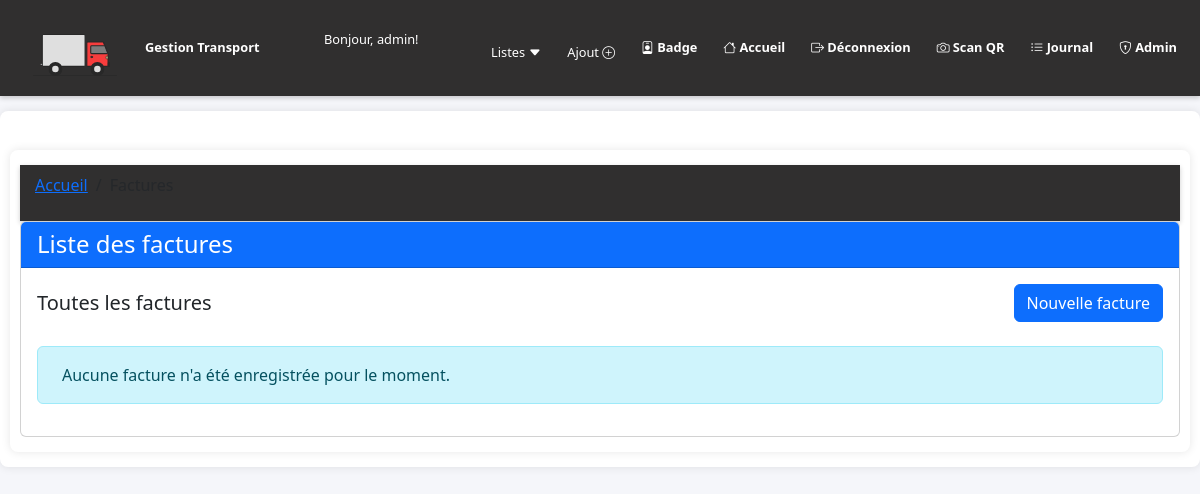
The app's page /factures/ (signed in), older data.
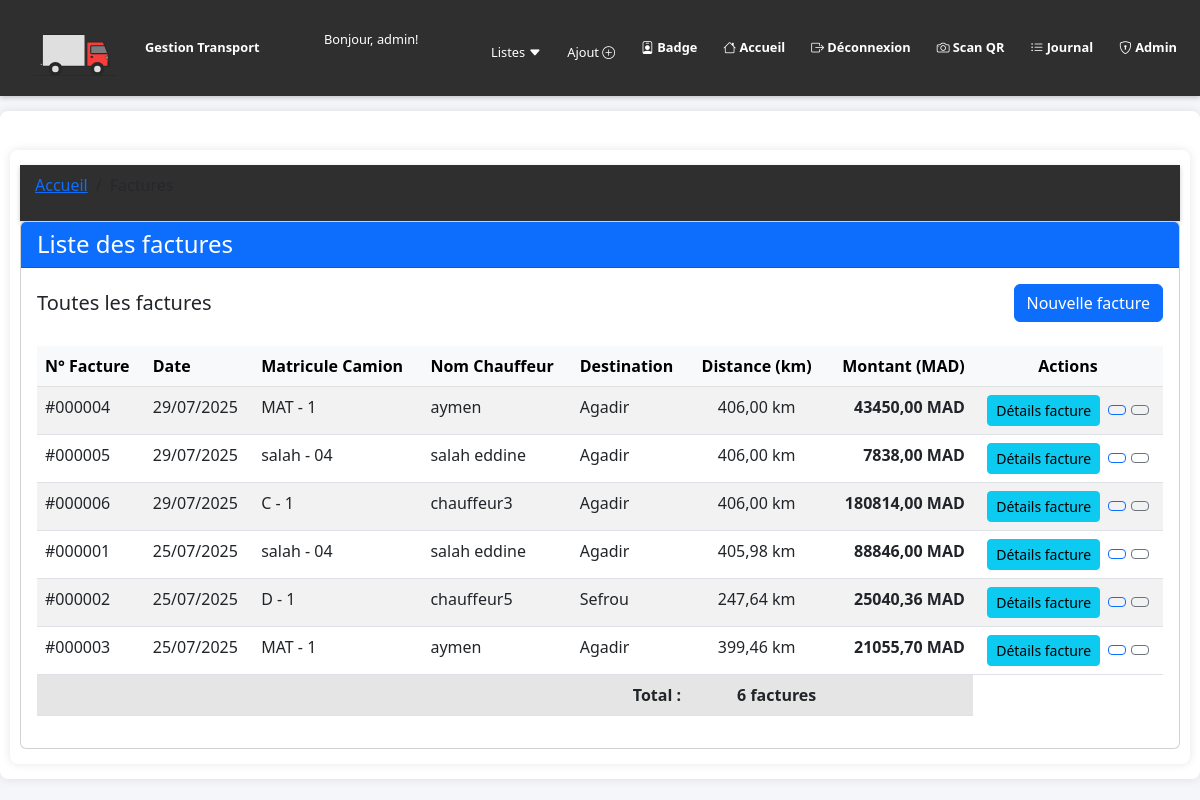
The same page, newer data.
### app/models.py (models this page shows, shortened)
class Facture(models.Model):
    id_facture = models.AutoField(primary_key=True)
    affectation = models.ForeignKey('Affectation', on_delete=models.CASCADE, related_name='factures')
    poids_marchandise = models.FloatField(validators=[MinValueValidator(0.1)], help_text="Poids en tonnes")
    destination = models.CharField(max_length=200)
    latitude_depart = models.FloatField(null=True, blank=True, help_text="Laisser vide pour utiliser la position GPS actuelle")
    longitude_depart = models.FloatField(null=True, blank=True, help_text="Laisser vide pour utiliser la position GPS actuelle")
    latitude_destination = models.FloatField(null=True, blank=True, help_text="Rempli automatiquement à partir de l'adresse de destination")
    longitude_destination = models.FloatField(null=True, blank=True, help_text="Rempli automatiquement à partir de l'adresse de destination")
    distance_km = models.FloatField(null=True, blank=True, default=0, help_text="Distance en kilomètres, calculée automatiquement")
    frais_marchandise = models.DecimalField(max_digits=10, decimal_places=2, editable=False)
    prix_par_km = models.DecimalField(max_digits=10, decimal_places=2, validators=[MinValueValidator(0)])
    prix_par_tonne = models.DecimalField(max_digits=10, decimal_places=2, validators=[MinValueValidator(0)])
    date_facture = models.DateField(auto_now_add=True)
    montant_total = models.DecimalField(max_digits=10, decimal_places=2, editable=False)
    class Meta:
        ordering = ['-date_facture']
        verbose_name = 'Facture'
        verbose_name_plural = 'Factures'

class Affectation(models.Model):
    id = models.AutoField(primary_key=True)
    chauffeur = models.ForeignKey('chauffeur', on_delete=models.CASCADE)
    camion = models.ForeignKey('camion', on_delete=models.CASCADE)
    prestataire = models.ForeignKey('prestataire', on_delete=models.CASCADE, null=True, blank=True)
    qr_code = models.ImageField(upload_to='qr_codes/', blank=True, null=True)

class camion(models.Model):
    id_camion = models.AutoField(primary_key=True)
    id_chauffeur = models.ForeignKey('chauffeur', on_delete=models.CASCADE)
    id_prestataire = models.ForeignKey('prestataire', on_delete=models.SET_NULL, null=True, blank=True)
    matricule_camion = models.CharField(max_length=20, unique=True)
    capacite = models.DecimalField(max_digits=10, decimal_places=2)

class chauffeur(models.Model):
    id_chauffeur = models.AutoField(primary_key=True)
    nom_chauffeur = models.CharField(max_length=50)
    prenom_chauffeur = models.CharField(max_length=50)
    permis_chauffeur = models.CharField(max_length=20, unique=True)
    prestataire = models.ForeignKey('prestataire', on_delete=models.CASCADE, null=True, blank=True)
    qr_code = models.ImageField(upload_to='qr_codes/', blank=True, null=True)

### app/views.py (the view)
# urls.py: path('factures/', views.liste_factures, name='facture_list'),
def liste_factures(request):
    factures = Facture.objects.select_related('affectation', 'affectation__camion', 'affectation__chauffeur').all()
    return render(request, 'facture/liste_factures.html', {
        'factures': factures,
        'title': 'Liste des factures'
    })

### app/templates/facture/liste_factures.html (shortened to what this page needs)
{% extends 'facture/base.html' %}
{% block title %}Liste des factures{% endblock %}
{% block breadcrumb %}
    <li class="breadcrumb-item active">Factures</li>
{% endblock %}
{% block facture_content %}
    <div class="d-flex justify-content-between align-items-center mb-4">
        <h5 class="mb-0">Toutes les factures</h5>
        <a href="{% url 'creer_facture' %}" class="btn btn-primary">
             Nouvelle facture
        </a>
    </div>
    {% if factures %}
        <div class="table-responsive">
            <table class="table table-striped table-hover">
                <thead class="table-light">
                    <tr>
                        <th>N° Facture</th>
                        <th>Date</th>
                        <th>Matricule Camion</th>
                        <th>Nom Chauffeur</th>
                        <th>Destination</th>
                        <th class="text-center">Distance (km)</th>
                        <th class="text-end">Montant (MAD)</th>
                        <th class="text-center">Actions</th>
                    </tr>
                </thead>
                <tbody>
                    {% for facture in factures %}
                    <tr>
                        <td>#{{ facture.id_facture|stringformat:"06d" }}</td>
                        <td>{{ facture.date_facture|date:"d/m/Y" }}</td>
                        <td>{{ facture.affectation.camion.matricule_camion }}</td>
                        <td>{{ facture.affectation.chauffeur.nom_chauffeur }}</td>
                        <td>{{ facture.destination|default:"-"|truncatechars:30 }}</td>
                        <td class="text-center">
                            {% if facture.distance_km %}
                                {{ facture.distance_km|floatformat:2 }} km
                            {% else %}
                                -
                            {% endif %}
                        </td>
                        <td class="text-end fw-bold">{{ facture.montant_total|floatformat:2 }} MAD</td>
                        <td class="text-center">
                            <a href="{% url 'facture_detail' facture.id_facture %}" class="btn btn-sm btn-info me-1" title="Détails facture">
                                 Détails facture
                            </a>
                            <a href="#" class="btn btn-sm btn-outline-primary" title="Voir">
                            </a>
                            <a href="#" class="btn btn-sm btn-outline-secondary" title="Télécharger">
                            </a>
                        </td>
                    </tr>
                    {% endfor %}
                </tbody>
                <tfoot>
                    <tr class="table-active">
                        <td colspan="5" class="text-end fw-bold">Total :</td>
                        <td class="text-end fw-bold">{{ factures|length }} facture{{ factures|length|pluralize:"s" }}</td>
                        <td></td>
                    </tr>
                </tfoot>
            </table>
        </div>
    {% else %}
        <div class="alert alert-info">
            Aucune facture n'a été enregistrée pour le moment.
        </div>
    {% endif %}
{% endblock %}

Row changes from the older to the newer data that the page shows:
added Facture: id_facture "000004", date_facture "29/07/2025", affectation.camion.matricule_camion "MAT - 1", affectation.chauffeur.nom_chauffeur "aymen", destination "Agadir", distance_km "406,00", montant_total "43450,00"
added Facture: id_facture "000005", date_facture "29/07/2025", affectation.camion.matricule_camion "salah - 04", affectation.chauffeur.nom_chauffeur "salah eddine", destination "Agadir", distance_km "406,00", montant_total "7838,00"
added Facture: id_facture "000006", date_facture "29/07/2025", affectation.camion.matricule_camion "C - 1", affectation.chauffeur.nom_chauffeur "chauffeur3", destination "Agadir", distance_km "406,00", montant_total "180814,00"
added Facture: id_facture "000001", date_facture "25/07/2025", affectation.camion.matricule_camion "salah - 04", affectation.chauffeur.nom_chauffeur "salah eddine", destination "Agadir", distance_km "405,98", montant_total "88846,00"
added Facture: id_facture "000002", date_facture "25/07/2025", affectation.camion.matricule_camion "D - 1", affectation.chauffeur.nom_chauffeur "chauffeur5", destination "Sefrou", distance_km "247,64", montant_total "25040,36"
added Facture: id_facture "000003", date_facture "25/07/2025", affectation.camion.matricule_camion "MAT - 1", affectation.chauffeur.nom_chauffeur "aymen", destination "Agadir", distance_km "399,46", montant_total "21055,70"
Text that changed along with them:
{{ factures|length }}: (not shown) → "6"
text no longer shown: "Aucune facture n'a été enregistrée pour le moment."
text now shown: "N° Facture Date Matricule Camion Nom Chauffeur Destination Distance (km) Montant (MAD) Actions Total : facture"
